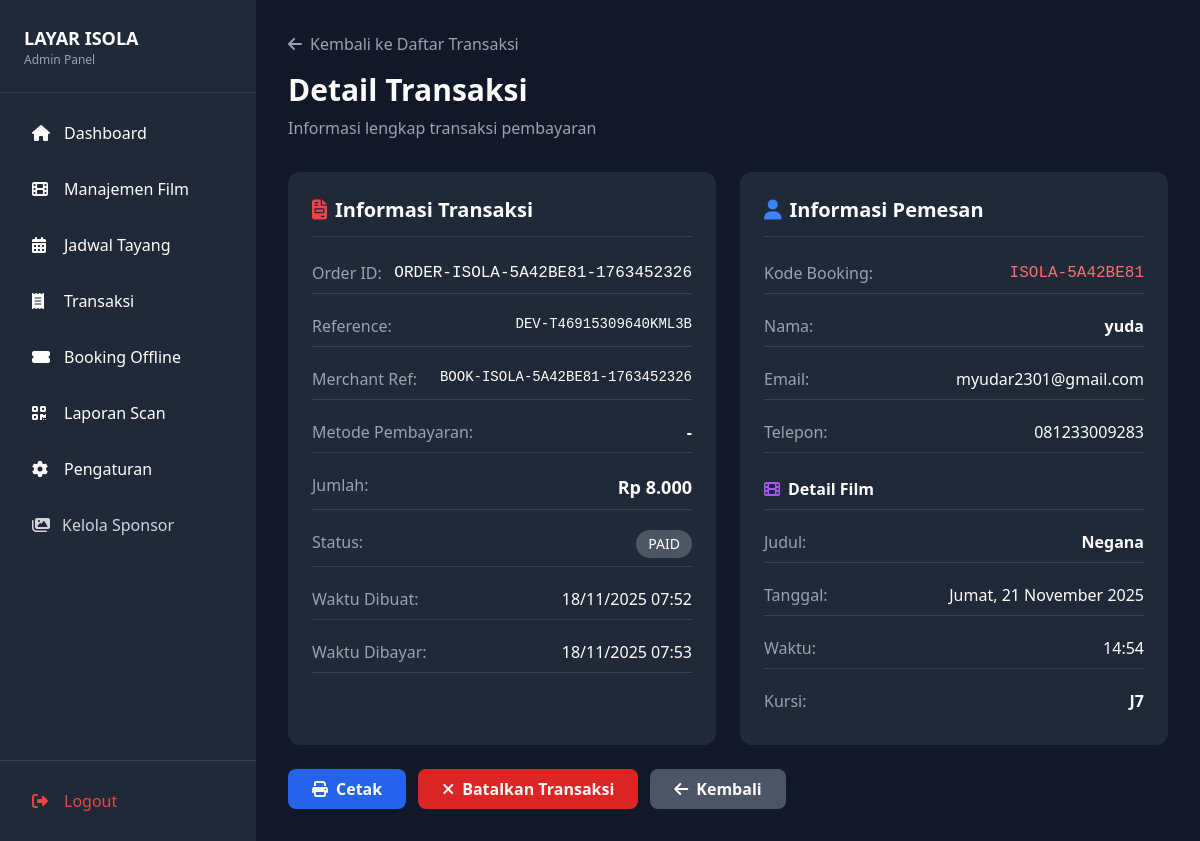
The app's page /admin/transaction_detail.php?id=27 (signed in) with its own data.
### tables this page shows
CREATE TABLE `settings` (
  `id` int(11) NOT NULL,
  `setting_key` varchar(100) NOT NULL,
  `setting_value` text DEFAULT NULL,
  `setting_type` varchar(50) DEFAULT 'text' COMMENT 'text, number, boolean, json',
  `description` text DEFAULT NULL,
  `updated_at` timestamp NULL DEFAULT current_timestamp() ON UPDATE current_timestamp()
);

CREATE TABLE `transactions` (
  `id` int(11) NOT NULL,
  `booking_id` int(11) NOT NULL,
  `order_id` varchar(50) NOT NULL COMMENT 'Order ID untuk Midtrans',
  `reference` varchar(50) DEFAULT NULL,
  `merchant_ref` varchar(50) DEFAULT NULL,
  `amount` decimal(10,2) NOT NULL DEFAULT 0.00,
  `qr_string` text DEFAULT NULL,
  `qr_url` varchar(255) DEFAULT NULL,
  `status` varchar(20) DEFAULT 'UNPAID',
  `paid_at` timestamp NULL DEFAULT NULL,
  `tripay_response` text DEFAULT NULL,
  `created_at` timestamp NULL DEFAULT current_timestamp(),
  `updated_at` timestamp NULL DEFAULT current_timestamp() ON UPDATE current_timestamp()
);

CREATE TABLE `bookings` (
  `id` int(11) NOT NULL,
  `booking_code` varchar(20) NOT NULL,
  `schedule_id` int(11) NOT NULL,
  `customer_name` varchar(100) NOT NULL,
  `customer_email` varchar(100) DEFAULT NULL,
  `customer_phone` varchar(20) DEFAULT NULL,
  `seats` text NOT NULL COMMENT 'JSON array seat labels',
  `total_seats` int(11) NOT NULL,
  `total_price` decimal(10,2) NOT NULL,
  `booking_status` enum('pending','confirmed','cancelled','expired','used') DEFAULT 'pending',
  `payment_status` enum('unpaid','paid','failed','refunded') DEFAULT 'unpaid',
  `booking_date` timestamp NULL DEFAULT current_timestamp(),
  `expired_at` timestamp NULL DEFAULT NULL COMMENT 'Waktu booking akan expired jika belum bayar',
  `email_sent` tinyint(1) DEFAULT 0,
  `email_sent_at` timestamp NULL DEFAULT NULL,
  `used_at` timestamp NULL DEFAULT NULL
);

CREATE TABLE `films` (
  `id` int(11) NOT NULL,
  `title` varchar(200) NOT NULL,
  `description` text DEFAULT NULL,
  `duration` int(11) NOT NULL COMMENT 'Durasi dalam menit',
  `genre` varchar(100) DEFAULT NULL,
  `rating` varchar(10) DEFAULT NULL COMMENT 'G, PG, PG-13, R, dll',
  `release_date` date DEFAULT NULL,
  `cover_image` varchar(255) DEFAULT NULL COMMENT 'Path ke gambar cover',
  `trailer_url` varchar(255) DEFAULT NULL,
  `trailer_file` varchar(255) DEFAULT NULL,
  `second_film_id` int(11) DEFAULT NULL,
  `is_double_feature` tinyint(1) DEFAULT 0,
  `second_cover_image` varchar(255) DEFAULT NULL,
  `director` varchar(100) DEFAULT NULL,
  `cast` text DEFAULT NULL COMMENT 'Pemain utama',
  `status` enum('active','inactive') DEFAULT 'active',
  `created_at` timestamp NULL DEFAULT current_timestamp(),
  `updated_at` timestamp NULL DEFAULT current_timestamp() ON UPDATE current_timestamp()
);

CREATE TABLE `schedules` (
  `id` int(11) NOT NULL,
  `film_id` int(11) NOT NULL,
  `show_date` date NOT NULL,
  `show_time` time NOT NULL,
  `price` decimal(10,2) NOT NULL,
  `promo_price` decimal(10,2) DEFAULT NULL,
  `is_promo` tinyint(1) DEFAULT 0,
  `promo_start_date` date DEFAULT NULL,
  `promo_end_date` date DEFAULT NULL,
  `available_seats` int(11) DEFAULT 50 COMMENT 'Jumlah kursi tersedia',
  `total_seats` int(11) DEFAULT 50 COMMENT 'Total kursi di studio',
  `status` enum('active','inactive','full') DEFAULT 'active',
  `created_at` timestamp NULL DEFAULT current_timestamp()
);

### admin/transaction_detail.php (the view, shortened to what the rows shown need)
<?php
require_once '../includes/config.php';
$id = isset($_GET['id']) ? intval($_GET['id']) : 0;
$stmt = $conn->prepare("
    SELECT t.*, b.booking_code, b.customer_name, b.customer_email, b.customer_phone,
           b.seats, b.total_seats, b.total_price, b.booking_status, b.payment_status,
           f.title, f.genre, f.rating, f.duration,
           s.show_date, s.show_time
    FROM transactions t
    JOIN bookings b ON t.booking_id = b.id
    JOIN schedules s ON b.schedule_id = s.id
    JOIN films f ON s.film_id = f.id
    WHERE t.id = ?
");
$stmt->bind_param("i", $id);
$stmt->execute();
$result = $stmt->get_result();
$transaction = $result->fetch_assoc();
$seats = json_decode($transaction['seats'], true);
?>
<!DOCTYPE html>
<html lang="id">
<head>
    <script src="https://cdn.tailwindcss.com"></script>
    <link rel="stylesheet" href="https://cdnjs.cloudflare.com/ajax/libs/font-awesome/6.4.0/css/all.min.css">
</head>
<body class="bg-gray-900 text-white">
    <div class="flex">
        <?php include 'includes/sidebar.php'; ?>
        <main class="flex-1 p-6 lg:p-8">
            <div class="mb-8">
                <h1 class="text-3xl font-bold mb-2">Detail Transaksi</h1>
            </div>
            <div class="grid grid-cols-1 lg:grid-cols-2 gap-6">
                <div class="bg-gray-800 rounded-xl p-6">
                    <h2 class="text-xl font-bold mb-4 border-b border-gray-700 pb-3">
                        <i class="fas fa-file-invoice text-red-500 mr-2"></i>Informasi Transaksi
                    </h2>
                    <div class="space-y-3">
                        <div class="flex justify-between py-2 border-b border-gray-700">
                            <span class="text-gray-400">Order ID:</span>
                            <span class="font-mono"><?php echo htmlspecialchars($transaction['order_id'] ?? $transaction['id']); ?></span>
                        </div>
                        <div class="flex justify-between py-2 border-b border-gray-700">
                            <span class="text-gray-400">Reference:</span>
                            <span class="font-mono text-sm"><?php echo htmlspecialchars($transaction['reference'] ?? '-'); ?></span>
                        </div>
                        <div class="flex justify-between py-2 border-b border-gray-700">
                            <span class="text-gray-400">Merchant Ref:</span>
                            <span class="font-mono text-sm"><?php echo htmlspecialchars($transaction['merchant_ref'] ?? '-'); ?></span>
                        </div>
                        <div class="flex justify-between py-2 border-b border-gray-700">
                            <span class="text-gray-400">Jumlah:</span>
                            <span class="font-bold text-lg"><?php echo formatCurrency($transaction['amount'] ?? $transaction['total_amount'] ?? 0); ?></span>
                        </div>
                        <div class="flex justify-between py-2 border-b border-gray-700">
                            <span class="text-gray-400">Status:</span>
                            <?php
                            $status = $transaction['status'] ?? 'pending';
                            $statusClass = 'bg-gray-600';
                            ?>
                            <span class="<?php echo $statusClass; ?> text-white text-sm px-3 py-1 rounded-full">
                                <?php echo ucfirst($status); ?>
                            </span>
                        </div>
                        <div class="flex justify-between py-2 border-b border-gray-700">
                            <span class="text-gray-400">Waktu Dibuat:</span>
                            <span><?php echo date('d/m/Y H:i', strtotime($transaction['created_at'])); ?></span>
                        </div>
                        <?php if (!empty($transaction['paid_at']) && $transaction['paid_at'] != '0000-00-00 00:00:00'): ?>
                        <div class="flex justify-between py-2 border-b border-gray-700">
                            <span class="text-gray-400">Waktu Dibayar:</span>
                            <span><?php echo date('d/m/Y H:i', strtotime($transaction['paid_at'])); ?></span>
                        </div>
                        <?php endif; ?>
                    </div>
                </div>
                <div class="bg-gray-800 rounded-xl p-6">
                    <h2 class="text-xl font-bold mb-4 border-b border-gray-700 pb-3">
                        <i class="fas fa-user text-blue-500 mr-2"></i>Informasi Pemesan
                    </h2>
                    <div class="space-y-3 mb-6">
                        <div class="flex justify-between py-2 border-b border-gray-700">
                            <span class="text-gray-400">Kode Booking:</span>
                            <span class="font-mono text-red-400"><?php echo htmlspecialchars($transaction['booking_code']); ?></span>
                        </div>
                        <div class="flex justify-between py-2 border-b border-gray-700">
                            <span class="text-gray-400">Nama:</span>
                            <span class="font-semibold"><?php echo htmlspecialchars($transaction['customer_name']); ?></span>
                        </div>
                        <div class="flex justify-between py-2 border-b border-gray-700">
                            <span class="text-gray-400">Email:</span>
                            <span><?php echo htmlspecialchars($transaction['customer_email']); ?></span>
                        </div>
                        <div class="flex justify-between py-2 border-b border-gray-700">
                            <span class="text-gray-400">Telepon:</span>
                            <span><?php echo htmlspecialchars($transaction['customer_phone'] ?? '-'); ?></span>
                        </div>
                    </div>
                    <div class="space-y-3">
                        <div class="flex justify-between py-2 border-b border-gray-700">
                            <span class="text-gray-400">Judul:</span>
                            <span class="font-semibold"><?php echo htmlspecialchars($transaction['title']); ?></span>
                        </div>
                        <div class="flex justify-between py-2 border-b border-gray-700">
                            <span class="text-gray-400">Tanggal:</span>
                            <span><?php echo formatDateIndo($transaction['show_date']); ?></span>
                        </div>
                        <div class="flex justify-between py-2 border-b border-gray-700">
                            <span class="text-gray-400">Waktu:</span>
                            <span><?php echo formatTime($transaction['show_time']); ?></span>
                        </div>
                        <div class="flex justify-between py-2">
                            <span class="text-gray-400">Kursi:</span>
                            <span class="font-semibold"><?php echo implode(', ', $seats); ?></span>
                        </div>
                    </div>
                </div>
            </div>
        </main>
    </div>
</body>
</html>

### admin/includes/sidebar.php (shortened to what the rows shown need)
<aside id="sidebar" class="fixed lg:sticky top-0 left-0 h-screen bg-gray-800 w-64 transform -translate-x-full lg:translate-x-0 transition-transform duration-300 z-50 overflow-y-auto">
    <div class="p-6 border-b border-gray-700">
        <div class="flex items-center space-x-3">
            <div>
                <h2 class="font-bold text-lg"><?php echo getSetting('site_name', 'ISOLA SCREEN'); ?></h2>
                <p class="text-xs text-gray-400">Admin Panel</p>
            </div>
        </div>
    </div>
</aside>

### records on screen
settings: setting_value "LAYAR ISOLA"
transactions: order "ORDER-ISOLA-5A42BE81-1763452326", reference "DEV-T46915309640KML3B", merchant_ref "BOOK-ISOLA-5A42BE81-1763452326", amount "Rp 8.000", status "PAID", created_at "18/11/2025 07:52", paid_at "18/11/2025 07:53", booking.booking_code "ISOLA-5A42BE81", booking.customer_name "yuda", booking.customer_email "myudar2301@gmail.com", booking.customer_phone "081233009283", films.title "Negana", schedules.show_date "Jumat, 21 November 2025", schedules.show_time "14:54", booking.seats "J7"

### other values on screen
$transaction['payment_method'] "-"
